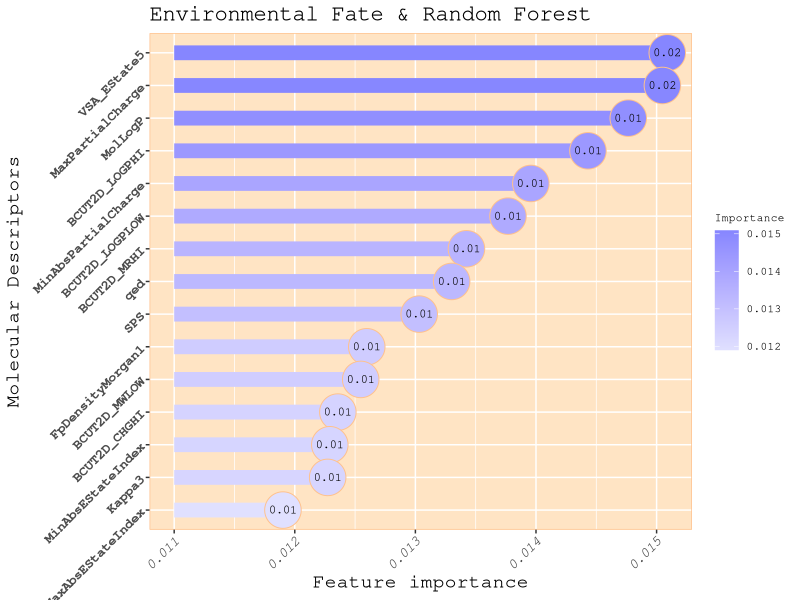
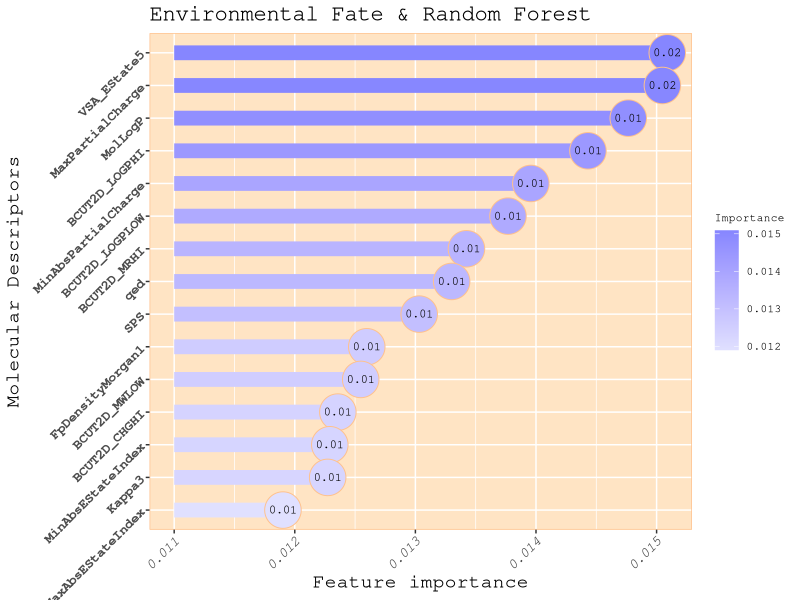

Reproduce these figures in R, in order.
library(ggplot2)
getwd()
fimp<-read.csv("QSAR/table/data5EF_RF_fimp.csv",header = TRUE,check.names = FALSE)
colnames(fimp)=c("Name","Importance")


EF<-c("#FFC18C","#FFE4C4")
RF<-c("#8686FF","#E0E0FF")

dev.new()
ggplot(fimp, aes(x = Name, y = Importance)) +
  geom_segment(aes(x= Name, y=Importance, color=Importance,
                   xend=Name, yend=0.011),
               size=5,
               linetype=1)+#使用reorder()排序变量
  geom_point(aes(fill=Importance), size=12, pch = 21, color=EF[1]) +
  geom_text(aes(label =round(Importance,2)), color = "black",size = 3,family = "mono")+ 
  scale_fill_continuous(high=RF[1],low=RF[2])+
  scale_color_continuous(high=RF[1],low=RF[2])+
  labs(title = "Environmental Fate & Random Forest", x = "Molecular Descriptors", y = "Feature importance")+
  xlim(rev(fimp$Name))+
  coord_flip()+
  theme(
    text = element_text(family = "mono", size=16),
    plot.title = element_text(size = 16),#title 大小
    axis.title.x = element_text(size = 14),#x轴标题
    axis.title.y = element_text(size = 14),
    axis.text.x = element_text(face = "italic", angle = 45, hjust = 1,size = 10),#横坐标
    axis.text.y = element_text(face = "bold", angle = 45, hjust = 1,size = 10),
    legend.text = element_text(size = 8),#legend字体大小
    legend.title = element_text(size = 8), #设置legend标签字体大小
    panel.background = element_rect(fill = EF[2]),  # 去除背景
    panel.border = element_rect(color = EF[1], fill = NA)#保留边框
    )

ggsave("QSAR/pic/EF_RF_fimp.png",width=10, height=7,dpi=300)
